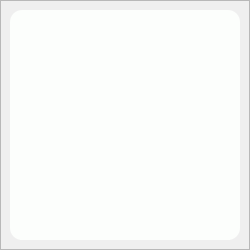
<?xml version="1.0" encoding="UTF-8"?>
<ui version="4.0">
 <class>LoadingDialog</class>
 <widget class="QDialog" name="LoadingDialog">
  <property name="geometry">
   <rect>
    <x>0</x>
    <y>0</y>
    <width>250</width>
    <height>250</height>
   </rect>
  </property>
  <property name="minimumSize">
   <size>
    <width>250</width>
    <height>250</height>
   </size>
  </property>
  <property name="windowTitle">
   <string>Dialog</string>
  </property>
  <layout class="QHBoxLayout" name="horizontalLayout">
   <property name="spacing">
    <number>0</number>
   </property>
   <property name="leftMargin">
    <number>0</number>
   </property>
   <property name="topMargin">
    <number>0</number>
   </property>
   <property name="rightMargin">
    <number>0</number>
   </property>
   <property name="bottomMargin">
    <number>0</number>
   </property>
   <item>
    <widget class="QFrame" name="shadowFrame">
     <property name="sizePolicy">
      <sizepolicy hsizetype="Fixed" vsizetype="Fixed">
       <horstretch>0</horstretch>
       <verstretch>0</verstretch>
      </sizepolicy>
     </property>
     <property name="minimumSize">
      <size>
       <width>250</width>
       <height>250</height>
      </size>
     </property>
     <property name="maximumSize">
      <size>
       <width>250</width>
       <height>250</height>
      </size>
     </property>
     <property name="frameShape">
      <enum>QFrame::StyledPanel</enum>
     </property>
     <property name="frameShadow">
      <enum>QFrame::Raised</enum>
     </property>
     <widget class="QWidget" name="diaWidget" native="true">
      <property name="geometry">
       <rect>
        <x>10</x>
        <y>10</y>
        <width>230</width>
        <height>230</height>
       </rect>
      </property>
      <property name="styleSheet">
       <string notr="true">QWidget#diaWidget{
	background-color: rgb(252, 254, 252);
	border-radius:12px;
}</string>
      </property>
      <widget class="QLabel" name="loadLabel">
       <property name="geometry">
        <rect>
         <x>35</x>
         <y>10</y>
         <width>160</width>
         <height>160</height>
        </rect>
       </property>
       <property name="text">
        <string/>
       </property>
      </widget>
      <widget class="QLabel" name="tip">
       <property name="geometry">
        <rect>
         <x>10</x>
         <y>180</y>
         <width>210</width>
         <height>50</height>
        </rect>
       </property>
       <property name="styleSheet">
        <string notr="true">QLabel#tip{ 
background-color: #fcfefc;
font-size: 16px;
 color: #333333;
 }</string>
       </property>
       <property name="text">
        <string/>
       </property>
       <property name="alignment">
        <set>Qt::AlignCenter</set>
       </property>
      </widget>
     </widget>
    </widget>
   </item>
  </layout>
 </widget>
 <resources/>
 <connections/>
</ui>
